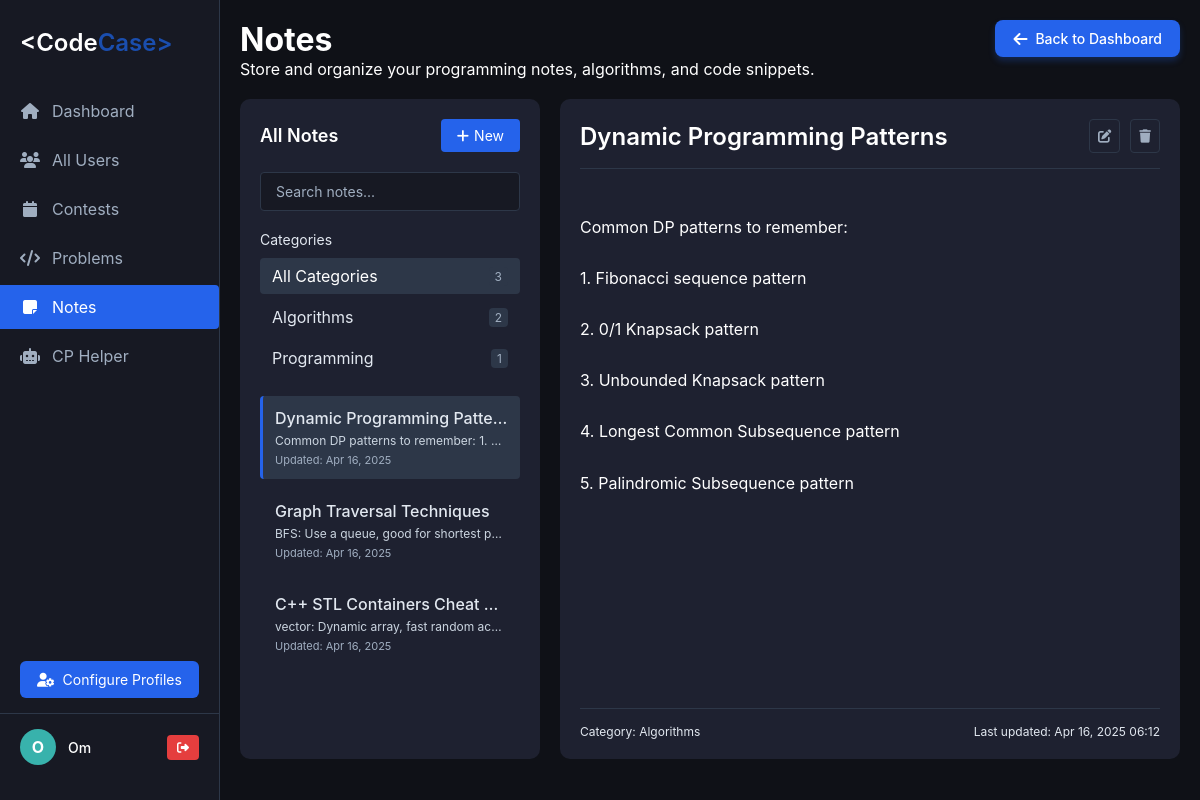
/notes.php (signed in), run on the app's committed database.
### tables this page shows
CREATE TABLE `notes` (
    `id` int(11) NOT NULL,
    `user_email` varchar(255) NOT NULL,
    `title` varchar(255) NOT NULL,
    `content` text DEFAULT NULL,
    `category` varchar(100) DEFAULT NULL,
    `created_at` timestamp NOT NULL DEFAULT current_timestamp(),
    `updated_at` timestamp NOT NULL DEFAULT current_timestamp() ON UPDATE current_timestamp()
  );

### notes.php (the view, shortened to what this page needs)
<?php
require 'config.php';
if (isset($_SESSION['name']) && isset($_SESSION['email'])) {
    $name = $_SESSION['name'];
    $email = $_SESSION['email'];
}
$category_filter = $_GET['category'] ?? 'all';
$sql = "SELECT id, title, content, category, created_at, updated_at FROM notes WHERE user_email = ?";
$params = [$email];
$types = "s";
$sql .= " ORDER BY updated_at DESC";
$stmt = $conn->prepare($sql);
$stmt->bind_param($types, ...$params);
$stmt->execute();
$result = $stmt->get_result();
$notes = [];
while ($row = $result->fetch_assoc()) {
    $notes[] = $row;
}
$filtered_notes = $notes;
$category_sql = "SELECT DISTINCT category FROM notes WHERE user_email = ? ORDER BY category";
$category_stmt = $conn->prepare($category_sql);
$category_stmt->bind_param("s", $email);
$category_stmt->execute();
$category_result = $category_stmt->get_result();
$categories = [];
while ($row = $category_result->fetch_assoc()) {
    $categories[] = $row['category'];
}
?>
<!DOCTYPE html>
<html lang="en">
<head>
    <link rel="stylesheet" href="https://cdnjs.cloudflare.com/ajax/libs/font-awesome/6.4.0/css/all.min.css">
    <link rel="stylesheet" href="dashboard.css">
    <link rel="stylesheet" href="notes.css">
</head>
<body>
    <div class="sidebar">
        <div class="logo">
            <h1><span class="logo-text">&lt;Code<span style="color: #1a4eaf">Case&gt;</span></span></h1>
        </div>
        <div class="nav-menu">
            <a href="dashboard.php" class="nav-item">
                <i class="fas fa-home"></i>
                <span>Dashboard</span>
            </a>
            <a href="allusers.php" class="nav-item">
                <i class="fas fa-users"></i>
                <span>All Users</span>
            </a>
            <a href="contests.php" class="nav-item">
                <i class="fas fa-calendar"></i>
                <span>Contests</span>
            </a>
            <a href="problems.php" class="nav-item">
                <i class="fas fa-code"></i>
                <span>Problems</span>
            </a>
            <a href="notes.php" class="nav-item active">
                <i class="fas fa-sticky-note"></i>
                <span>Notes</span>
            </a>
            <a href="cp_helper.php" class="nav-item">
                <i class="fas fa-robot"></i>
                <span>CP Helper</span>
            </a>
        </div>
        <div class="configure-profiles">
            <a href="profile.php" class="configure-btn">
                <i class="fas fa-user-cog"></i>
                <span>Configure Profiles</span>
            </a>
        </div>
        <div class="user-profile">
            <div class="user-avatar">
                <?php echo substr($name, 0, 1); ?>
            </div>
            <div class="user-info">
                <div class="user-name"><?php echo htmlspecialchars($name); ?></div>
            </div>
            <button class="logout-btn" onclick="confirmLogout()">
                <i class="fas fa-sign-out-alt"></i>
            </button>
        </div>
    </div>
    <div class="main-content">
        <a href="dashboard.php" class="back-to-dashboard-btn">
            <i class="fas fa-arrow-left"></i> Back to Dashboard
        </a>
        <h1>Notes</h1>
        <p>Store and organize your programming notes, algorithms, and code snippets.</p>
        <div class="notes-container" style="padding: 20px 0;">
            <div class="notes-sidebar">
                <div class="notes-header">
                    <div class="notes-title">All Notes</div>
                    <button class="new-note-btn" onclick="createNewNote()">
                        <i class="fas fa-plus"></i>
                        New
                    </button>
                </div>
                <div class="search-container">
                    <input type="text" class="search-input" placeholder="Search notes..." id="noteSearch">
                </div>
                <div class="category-filter">
                    <div class="category-label">Categories</div>
                    <div class="category-list">
                        <a href="?category=all" class="category-item <?php echo $category_filter === 'all' ? 'active' : ''; ?>">
                            <span>All Categories</span>
                            <span class="category-count"><?php echo count($notes); ?></span>
                        </a>
                        <?php foreach ($categories as $category): ?>
                            <?php
                            $count = count(array_filter($notes, function ($note) use ($category) {
                                return $note['category'] === $category;
                            }));
                            ?>
                            <a href="?category=<?php echo urlencode(strtolower($category)); ?>" class="category-item <?php echo strtolower($category_filter) === strtolower($category) ? 'active' : ''; ?>">
                                <span><?php echo htmlspecialchars($category); ?></span>
                                <span class="category-count"><?php echo $count; ?></span>
                            </a>
                        <?php endforeach; ?>
                    </div>
                </div>
                <div class="notes-list">
                    <?php if (empty($filtered_notes)): ?>
                        <div class="empty-note">No notes found.</div>
                    <?php else: ?>
                        <?php foreach ($filtered_notes as $index => $note): ?>
                            <div class="note-item <?php echo $index === 0 ? 'active' : ''; ?>" data-id="<?php echo $note['id']; ?>" onclick="viewNote(<?php echo $note['id']; ?>)">
                                <div class="note-item-title"><?php echo htmlspecialchars($note['title']); ?></div>
                                <div class="note-item-preview"><?php echo htmlspecialchars(substr($note['content'], 0, 50) . (strlen($note['content']) > 50 ? '...' : '')); ?></div>
                                <div class="note-item-date">Updated: <?php echo htmlspecialchars(date('M d, Y', strtotime($note['updated_at']))); ?></div>
                            </div>
                        <?php endforeach; ?>
                    <?php endif; ?>
                </div>
            </div>
            <div class="note-content" id="noteContent">
                <?php if (empty($filtered_notes)): ?>
                    <div class="empty-state">
                        <i class="fas fa-sticky-note"></i>
                        <h3>No notes found</h3>
                        <p>Create a new note to get started.</p>
                        <button class="new-note-btn" onclick="createNewNote()">
                            <i class="fas fa-plus"></i>
                            Create New Note
                        </button>
                    </div>
                <?php else: ?>
                    <div class="note-content-header">
                        <div class="note-content-title"><?php echo htmlspecialchars($filtered_notes[0]['title']); ?></div>
                        <div class="note-content-actions">
                            <button class="note-action-btn" onclick="editNote(<?php echo $filtered_notes[0]['id']; ?>)">
                                <i class="fas fa-edit"></i>
                            </button>
                            <button class="note-action-btn" onclick="deleteNote(<?php echo $filtered_notes[0]['id']; ?>)">
                                <i class="fas fa-trash"></i>
                            </button>
                        </div>
                    </div>
                    <div class="note-content-body">
                        <?php
                        $content = $filtered_notes[0]['content'];
                        $content = preg_replace('/```(.*?)```/s', '<pre><code>$1</code></pre>', $content);
                        echo nl2br(htmlspecialchars_decode($content));
                        ?>
                    </div>
                    <div class="note-content-footer">
                        <div>Category: <?php echo htmlspecialchars($filtered_notes[0]['category']); ?></div>
                        <div>Last updated: <?php echo htmlspecialchars(date('M d, Y H:i', strtotime($filtered_notes[0]['updated_at']))); ?></div>
                    </div>
                <?php endif; ?>
            </div>
        </div>
    </div>
</body>
</html>

### dashboard.css (style rules this page uses)
* { margin: 0; padding: 0; box-sizing: border-box; font-family: -apple-system, BlinkMacSystemFont, 'Segoe UI', Roboto, Oxygen, Ubuntu, Cantarell, 'Open Sans', 'Helvetica Neue', sans-serif; }
body { background-color: #0f1117; color: #fff; display: flex; min-height: 100vh; }
.sidebar { position: fixed; width: 220px; height: 100%; background-color: #171923; padding: 20px 0; display: flex; flex-direction: column; border-right: 1px solid #2d3748; }
.logo { display: flex; align-items: center; padding: 0 20px 20px; margin-bottom: 10px; }
.logo-text { font-size: 24px; font-weight: 600; }
.nav-menu { flex: 1; }
.nav-item { display: flex; align-items: center; padding: 12px 20px; color: #a0aec0; text-decoration: none; transition: all 0.3s; margin-bottom: 5px; }
.nav-item i { margin-right: 12px; width: 20px; text-align: center; }
.nav-item.active { background-color: #2563eb; color: white; border-radius: 0 4px 4px 0; }
.user-profile { display: flex; align-items: center; padding: 15px 20px; border-top: 1px solid #2d3748; margin-top: auto; }
.user-avatar { width: 36px; height: 36px; border-radius: 50%; background-color: #38b2ac; display: flex; align-items: center; justify-content: center; margin-right: 12px; color: white; font-weight: bold; }
.user-info { flex: 1; }
.user-name { font-weight: 500; font-size: 14px; }
.main-content { flex: 1; padding: 20px; overflow-y: auto; }
.logout-btn { background-color: #e53e3e; color: white; border: none; padding: 5px 10px; border-radius: 4px; cursor: pointer; font-size: 12px; margin-left: 10px; }
.configure-profiles { display: flex; justify-content: center; margin-top: auto; padding: 0 20px 15px 20px; }
.configure-btn { display: flex; align-items: center; justify-content: center; width: 100%; padding: 10px; background-color: #2563eb; color: white; border: none; border-radius: 6px; cursor: pointer; font-size: 14px; text-decoration: none; transition: background-color 0.3s; }
.configure-btn i { margin-right: 8px; }

### data on the page
notes: title "Dynamic Programming Patte…", content "Common DP patterns to remember: 1.…", updated_at "Apr 16, 2025", title "Dynamic Programming Patterns", content "Common DP patterns to remember: 1. Fibonacci sequence pattern 2. 0/1 Knapsack pattern 3. Unbounded Knapsack pattern 4. Longest Common Subsequence pattern 5. Palindromic Subsequence pattern", category "Algorithms", updated_at "Apr 16, 2025 06:12"
notes: title "Graph Traversal Techniques", content "BFS: Use a queue, good for shortest p…", updated_at "Apr 16, 2025"
notes: title "C++ STL Containers Cheat…", content "vector: Dynamic array, fast random ac…", updated_at "Apr 16, 2025"

### other printed values
substr($name, 0, 1) "O"
$name "Om"
count($notes) "3"
$category "Algorithms"
$count "2"
$category "Programming"
$count "1"
